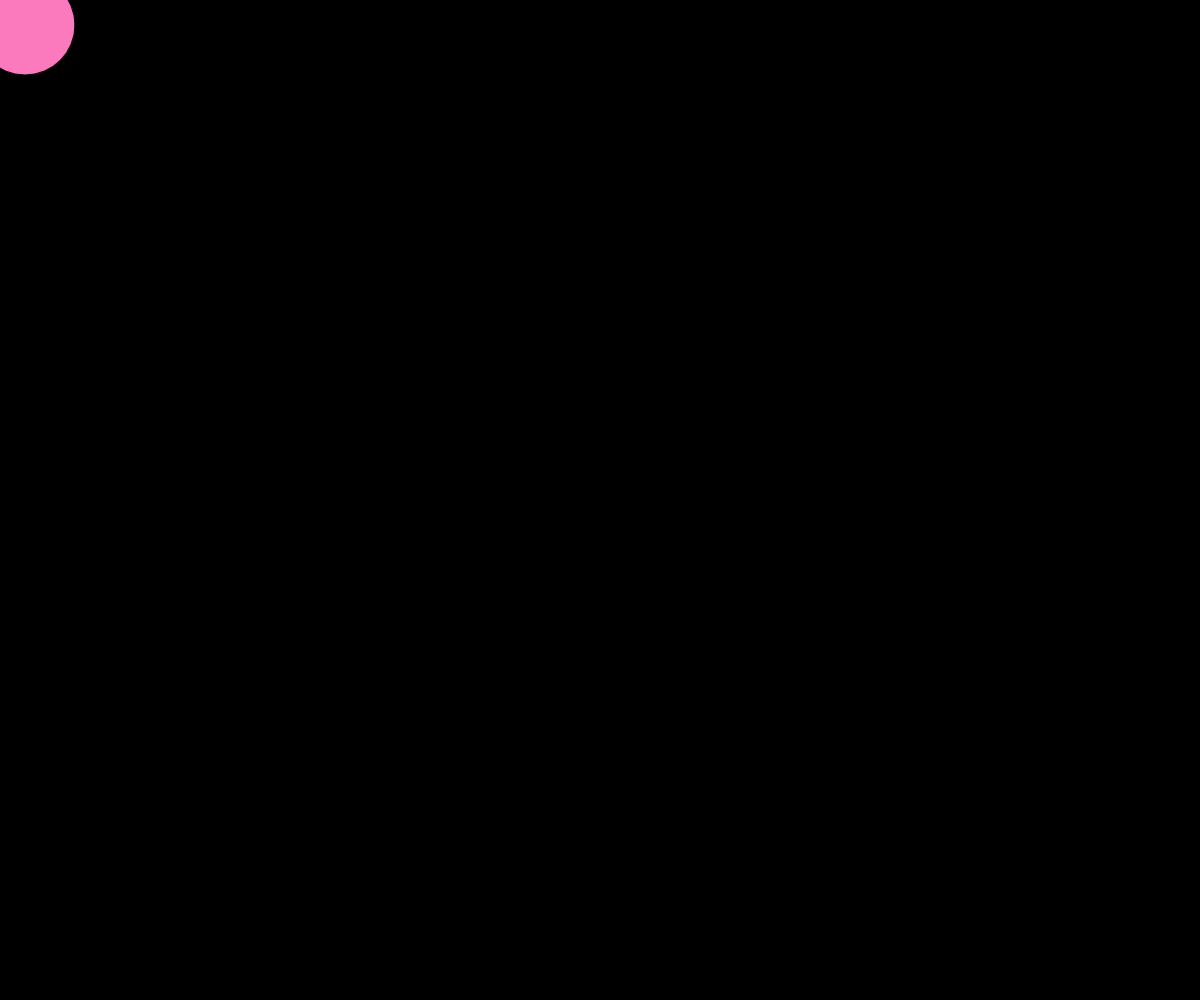
Frame 1 (no input)
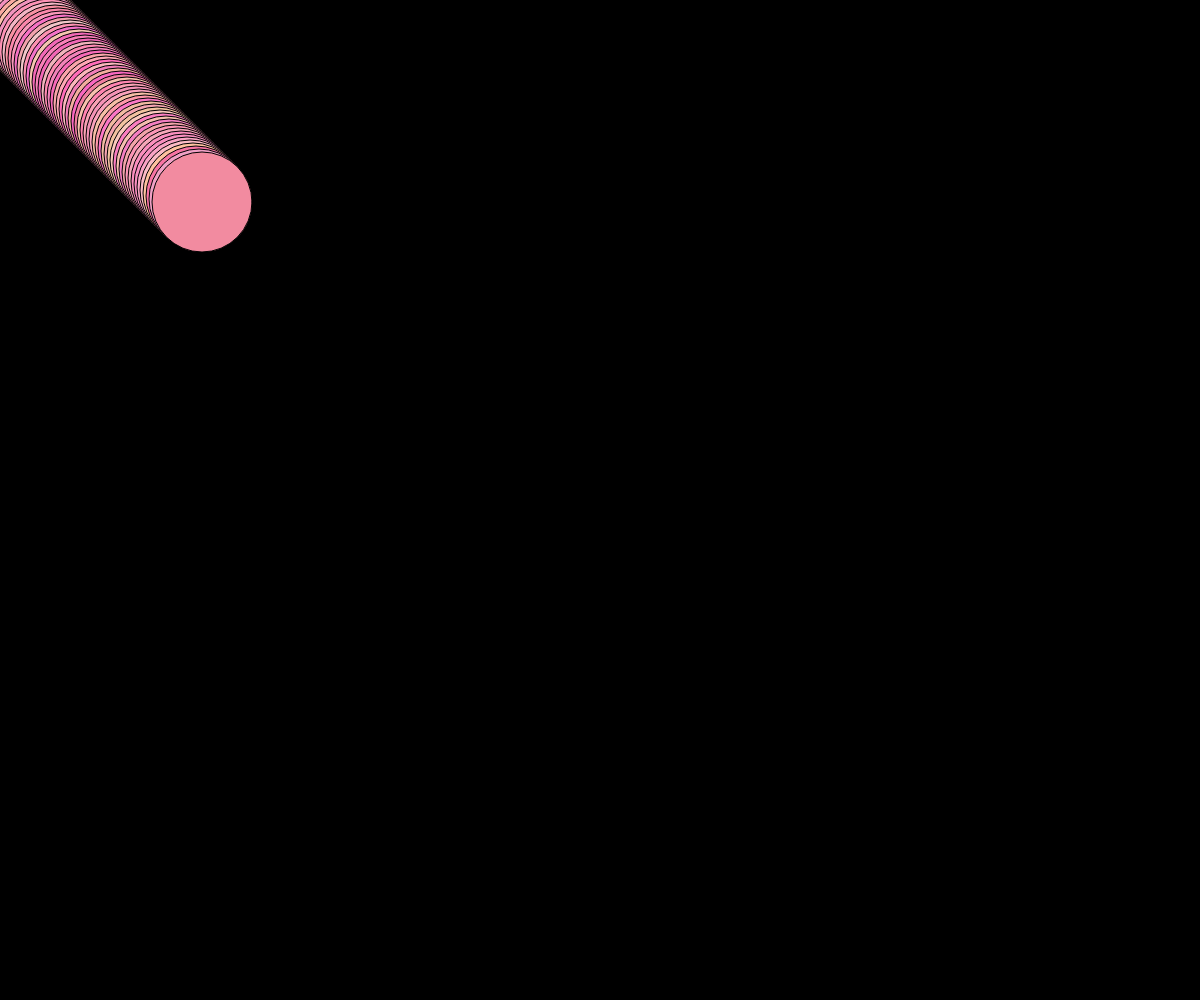
Frame 60 (no input)
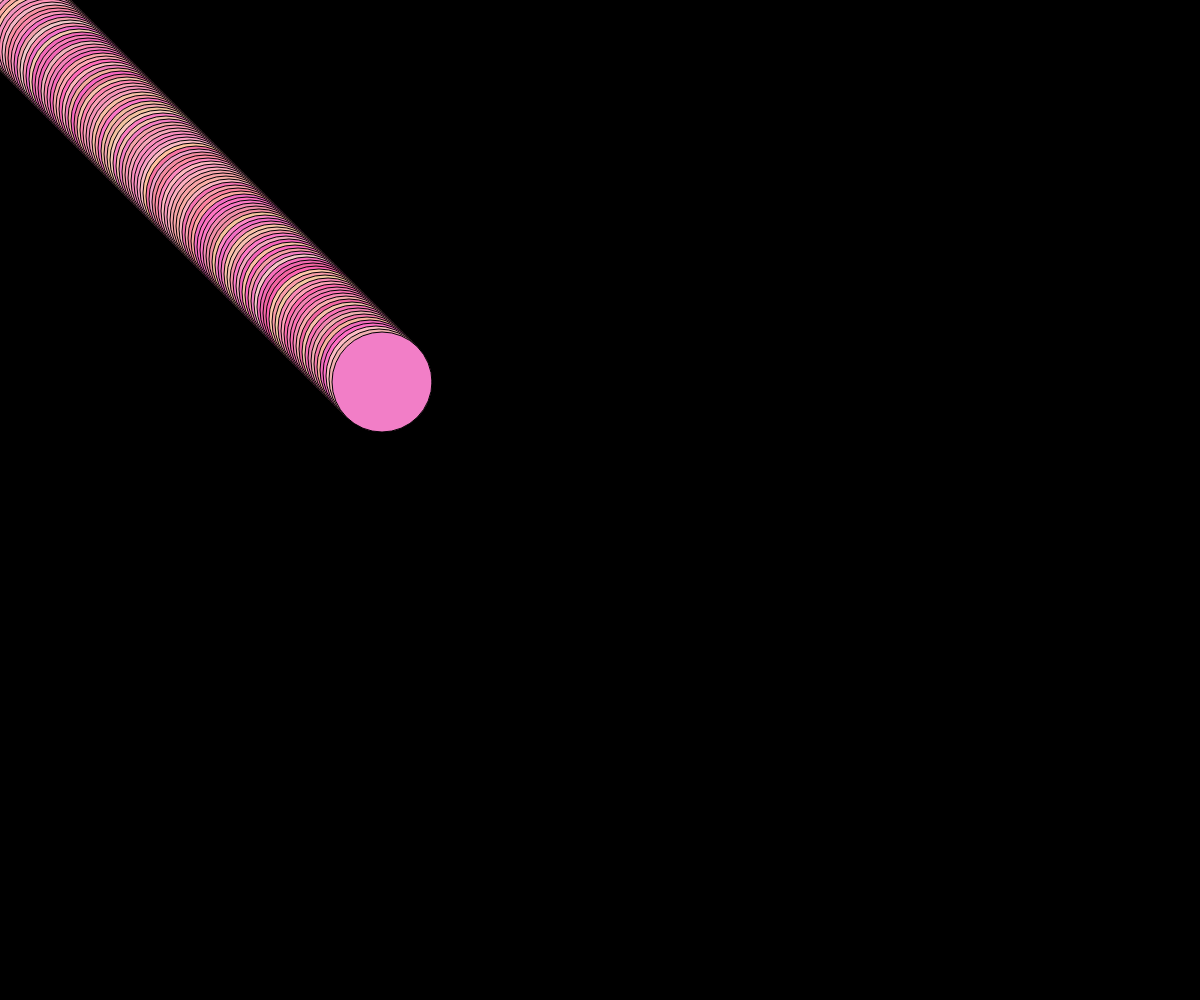
Frame 120 (the mouse pressed at the canvas centre since frame 60)

The p5.js sketch that drew these frames (run headless with seeded random() and noise() and a simulated clock; from frame 60 on, the mouse is pressed at the canvas centre):

// p5.js sketch
// ── sketch.js
var x = 25;
var y = 25;
var xspeed = 3;
var yspeed = 3;

function setup(){
	createCanvas(windowWidth, windowHeight); 
	background(0,0,0);
}
function draw(){
	fill (random(240, 255), random(100, 200), random(158, 200));
	ellipse(x,y,100,100);

	x = x + xspeed;
	if (x > windowWidth || x < 0)  {
    	xspeed = -xspeed;
  	}

  	y = y + yspeed;

  	if (y > windowHeight || y < 0) {
    	yspeed = -yspeed;
  	}
}
